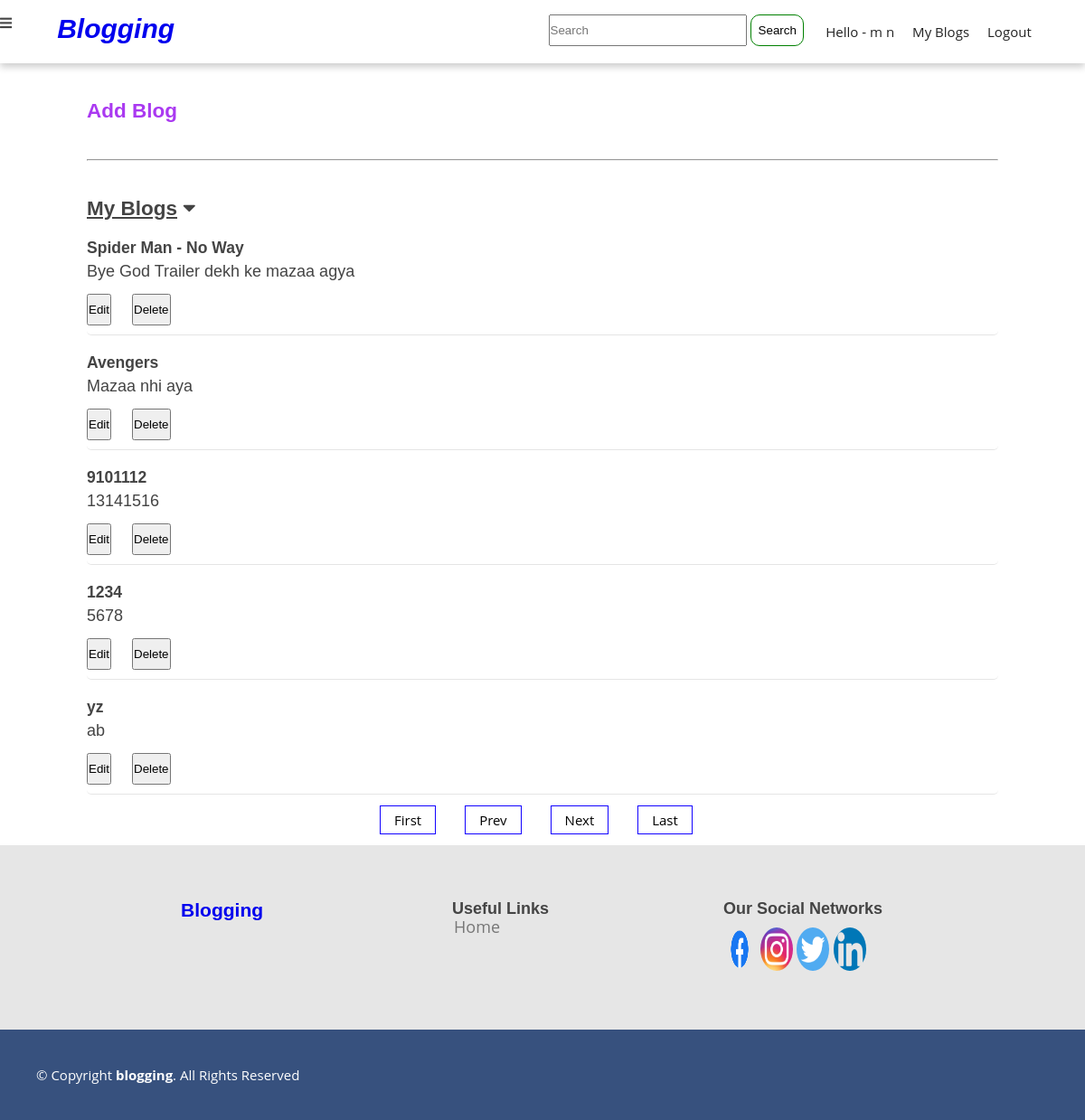
Page /blogslogin.php (signed in) on the earlier database version.
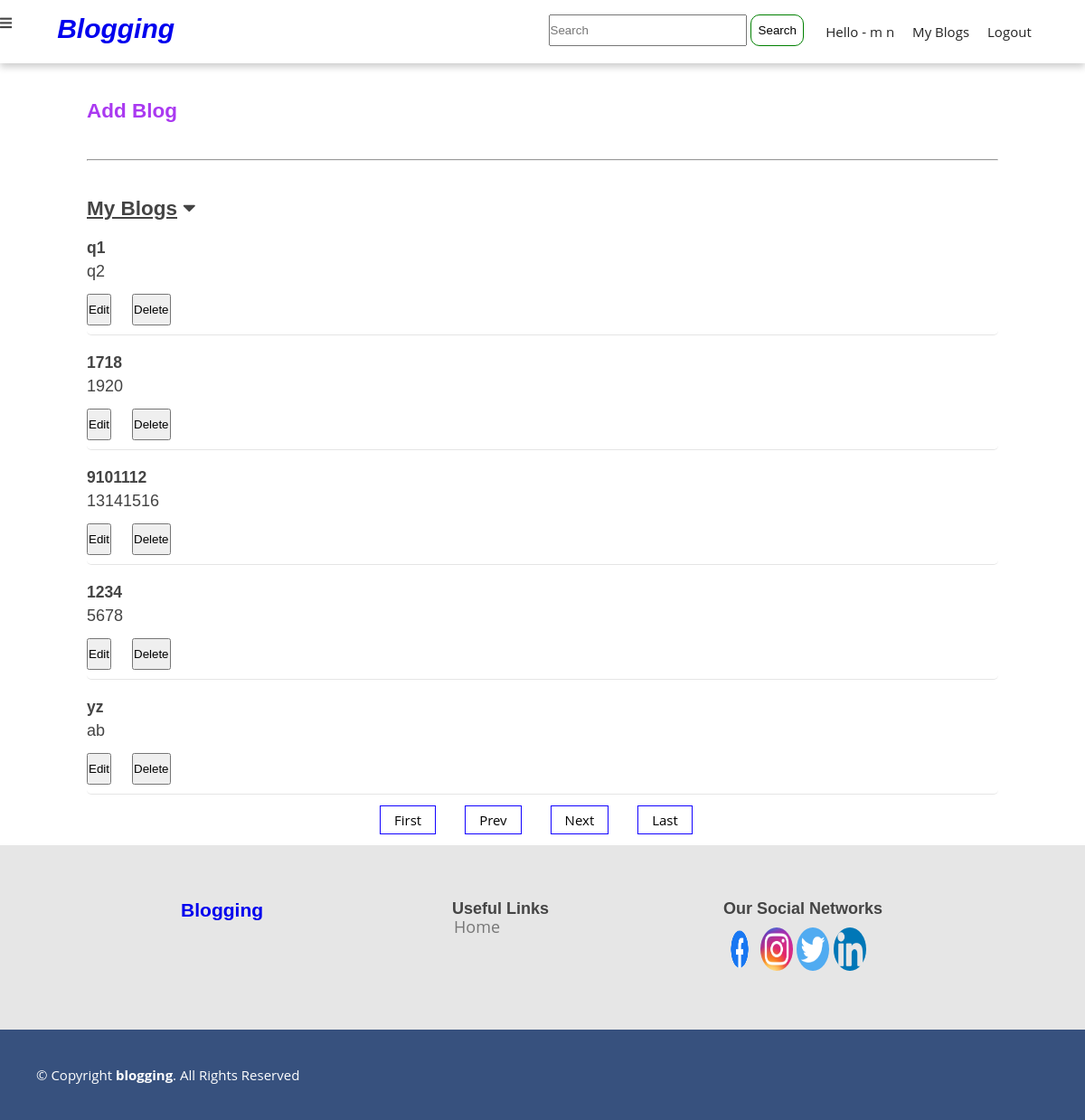
Same page on the later database version.
### tables this page shows
CREATE TABLE `blog` (
  `id` int(11) NOT NULL,
  `userid` int(20) NOT NULL,
  `Heading` varchar(20) NOT NULL,
  `image` varchar(300) NOT NULL,
  `content` varchar(2000) NOT NULL
);

### blogslogin.php (the view, shortened to what this page needs)
<?php
include './header.php';
include ("connection.php");
?>
    <div class="addblog">
        <h2><a href="createblog.php">Add Blog</a></h2>
    </div>
    <div class="addbloghr">
        <hr>
    </div>
    <div class="myblog">
        <h2><u>My Blogs</u> <i class="fas fa-caret-down"></i></h2>
    </div>
<?php
    if ($_SESSION['email'] == "admin@gmail.com")
    {
        $sql = "select * from blog ORDER BY id DESC";
        $result = $conn->query($sql);
        if ($result->num_rows > 0)
        {
            while ($row = mysqli_fetch_assoc($result))
            {
            $heading = $row['Heading'];
            $content = $row['content'];
?>
            <div class="blogbox">
                    <h3><?php echo $heading; ?></h3>
                    <p>
<?php
                    {
                        $content = substr($content, 0, 150);
                        echo $content;
                    }
?>
                    </p>
            </div>
<?php
            }
        }
        else
        {
?>
            <div class="">
                <h5>You have not added any Blog yet.</h5>
                <p>(To create click on the Add Blog button above.)</p>
            </div>
<?php
        }
    }
    else
    {
        $email = $_SESSION['email'];
        $sql1 = "select * from user where emailid = '$email'";
        $result1 = $conn->query($sql1);
        if ($result1->num_rows > 0)
        {
            while ($row1 = mysqli_fetch_assoc($result1))
            {
                $id = $row1['id'];
            }
        }
        if (isset($_GET['pageno'])) {
            $pageno = $_GET['pageno'];
        }
        else
        {
            $pageno = 1;
        }
        $no_of_records_per_page = 5;
        $offset = ($pageno-1) * $no_of_records_per_page;
        $sql = "select id, Heading, content FROM blog where userid=$id ORDER BY id DESC LIMIT $offset, $no_of_records_per_page";
        $total_pages_sql = "SELECT COUNT(*) FROM blog where userid=$id";
        $result = mysqli_query($conn,$total_pages_sql);
        $total_rows = mysqli_fetch_array($result)[0];
        $total_pages = ceil($total_rows / $no_of_records_per_page);
        $result = $conn->query($sql);
        if ($result->num_rows > 0)
        {
            while ($row = mysqli_fetch_assoc($result))
            {
            $heading = $row['Heading'];
            $content = $row['content'];
            $id = $row['id'];
?>
            <div class="" style="margin-top:20px;">
                <div class="blogbox">
                    <h3><?php echo $heading; ?></h3>
                    <p>
                    <?php
                            echo $content;
                    ?>
                    <div class="editdelete">
                        <div class="editdeletebutton">
                            <a href="editblog.php?id=<?php echo $id;?>">
                            <button type="submit"  class="btn btn-primary btn-block" name="submit"> Edit </button></a>
                        </div>
                        <div class="">
                            <a href="deleteblog.php"><button type="submit" class="btn btn-primary btn-block" name="submit"> Delete </button></a>
                        </div>
                    </div>
                    </p>
                </div>
            </div>
<?php
            }
        }
    }
?>
<div class="paging">
<ul>
        <li><a href="?pageno=1">First</a></li>
        <li class="<?php if($pageno <= 1){ echo 'disabled'; } ?>">
            <a href="<?php if($pageno <= 1){ echo '#'; } else { echo "?pageno=".($pageno - 1); } ?>">Prev</a>
        </li>
        <li class="<?php if($pageno >= $total_pages){ echo 'disabled'; } ?>">
            <a href="<?php if($pageno >= $total_pages){ echo '#'; } else { echo "?pageno=".($pageno + 1); } ?>">Next</a>
        </li>
        <li><a href="?pageno=<?php echo $total_pages; ?>">Last</a></li>
    </ul>
</div>
<?php include './footer.php'; ?>

### header.php (shortened to what this page needs)
<!DOCTYPE html>
<html lang="en">
   <head>
      <link rel="stylesheet" type="text/css" href="https://cdnjs.cloudflare.com/ajax/libs/font-awesome/5.9.0/css/all.min.css">
      <link rel="stylesheet" href="style.css">
   </head>
   <body>
      <header>
         <div class="header">
         <a class="icon" onclick="myFunction()">
    <i class="fa fa-bars"></i>
  </a>
         <div class="headcontent">
               <h1><a href="index.php"><i>Blogging</i></a></h1>
            </div>
            <div class="searchbar">
               <form action="search.php">
                     <input class="" type="search" name="search" placeholder="Search">
                     <button class="" name="">Search</button>
               </form>
            </div>
            <div class="navbar" id="hamburger">
               <nav>
                  <ul>
                  <?php
                     if(isset($_SESSION['loggedin']) || isset($_SESSION['success']))
                     {
                  ?>
                        <li><a href="blogs.php">Hello - <?php echo $_SESSION['fname'], " ", $_SESSION['lname'];?></a></li>
                        <li><a href="blogslogin.php">My Blogs</a></li>
                        <li><a href="logout.php">Logout</a></li>
                  <?php
                    }
                  ?>
                  </ul>
               </nav>
            </div>
         </div>
         </header>

### footer.php (shortened to what this page needs)
  <footer class="footer">
    <div class="footer-top">
      <div class="content">
          <div class="footer-links">
            <h3><a href="index.php">Blogging</a></h3>
          </div>
          <div class="footer-links">
            <h4>Useful Links</h4>
            <ul>
              <li><i class="bx bx-chevron-right"></i> <a href="#">Home</a></li>
            </ul>
          </div>
          <div class="footer-links">
            <h4>Our Social Networks</h4>
              <div class="social-links">
                <a href="#"><img src="images/facebook-logo.png"></a>
               <a href="#"><img src="images/Instagram_icon.png"></a>
                <a href="#"><img src="images/124021.png"></a>
               <a href="#"><img src="images/linkedin.png"></a>
              </div>
          </div>
      </div>
    </div>
  </footer>
  <div class="footer-bottom">
      <div class="copyright">
        &copy; Copyright <strong><span>blogging</span></strong>. All Rights Reserved
      </div>
  </div>
</body>
</html>

### style.css (style rules this page uses)
body { font-family: "Open Sans", sans-serif; color: #444444; font-size: 15px; }
* { margin: 0; padding: 0; }
a { text-decoration: none; }
h1, h2, h3, h4, h5, h6, p { font-family: sans-serif; }
.header { z-index: 997; padding: 15px 0; width: 100%; background:white; display: flex; box-shadow: 0 4px 8px 0 rgba(0, 0, 0, 0.2); position: relative; }
.headcontent { display: flex; width: 50%; }
.headcontent h1 { padding-left: 50px; padding-top: 0px; width: 100%; overflow: hidden; }
.searchbar { padding-top: 1px; width: 25%; }
.searchbar input, button { height: 35px; }
.searchbar input { width: 74%; }
.searchbar button { background-color:white; border: 1px solid green; width: 20%; border-radius: 10px; }
.navbar { width:25%; position: relative ; }
.navbar li { padding: 10px; height: 20px; }
.navbar ul { margin: 0; padding: 0; display: flex; list-style: none; align-items: center; }
.navbar a, .navbar a:focus { display: flex; align-items: center; justify-content: space-between; padding: 0px 0 5px 0px; font-weight: 500; color: #222222; white-space: nowrap; transition: 0.3s; }
.paging ul { display: flex; padding-left: 0; list-style: none; width: 35%; margin:1% 34% 1% 34%; }
.paging li { border: 1px solid #1202ff; margin-left: 1vw; padding: 5px 15px 5px 15px; margin-right: 20px; text-align: center; }
.paging li a { color: black; }
.blogbox { height: 100%; border-bottom: 1px solid #e5e5e5; border-radius: 5px; margin-top:20px; margin-left: 8vw; margin-right: 8vw; }
.blogbox p { font-size: 18px; line-height: 30px; margin-bottom: 10px; }
.blogbox a { margin-bottom: 50px; }
.addblog { margin-top: 5vh; margin-left: 8vw; margin-bottom: 5vh; }
.addbloghr { margin-top: 5vh; margin-left: 8vw; margin-bottom: 5vh; margin-right: 8vw; }
.addblog a { color:#aa39f1 }
.myblog { margin-left: 8vw; }
.editdelete { display: flex; }
.editdeletebutton { height: 30px; width: 50px; }
.footer { font-size: 18px; }
.footer-top { padding: 60px 0 30px 0; background: rgb(230, 230, 230); }
.content { margin-left: 25vh; display: flex; }
.footer .footer-top .footer-links { margin-bottom: 30px; width: 30%; }
.footer .footer-top .footer-links ul { list-style: none; padding: 0; margin: 0; }
.footer .footer-top .footer-links ul li { padding: 10px 0; display: flex; align-items: center; }
.footer .footer-top .footer-links ul li:first-child { padding-top: 0; }
.footer .footer-top .footer-links ul a { color: #777777; transition: 0.3s; display: inline-block; line-height: 1; }
.footer .footer-top .social-links img { width: 12%; height: 6vh; margin-top:10px; border-radius: 50%; }
.footer-bottom { background: #37517e; padding: 40px; color: white; }

Differences in the rows shown:
removed blog: Heading "Avengers", content "Mazaa nhi aya"
changed blog (number 1 of 5 on the later page): Heading "Spider Man - No Way" → "q1"; content "Bye God Trailer dekh ke mazaa agya" → "q2"
added blog: Heading "1718", content "1920"
